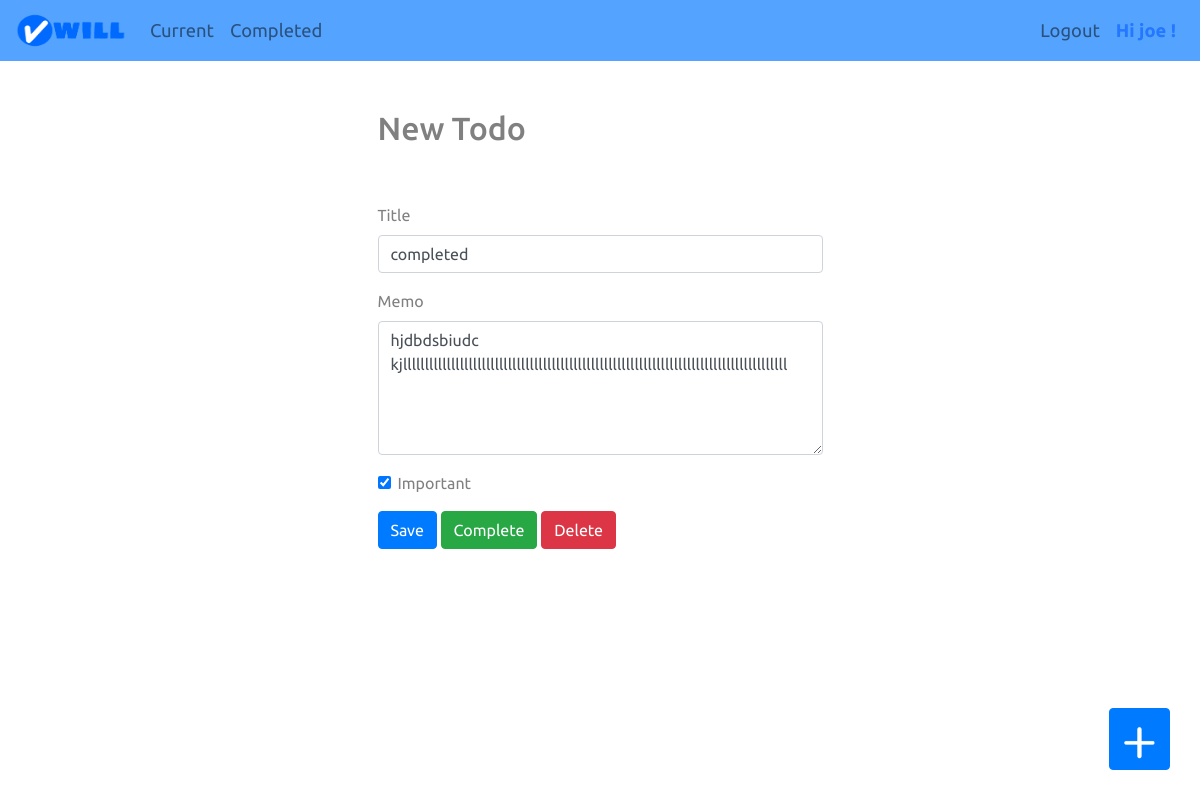
Page /todo/22 (signed in) on the committed database.
### todo/models.py (models this page shows, shortened)
class Todo(models.Model):
    title = models.CharField(max_length=100)
    memo = models.TextField(blank=True)
    created = models.DateTimeField(auto_now_add=True)
    datecompleted = models.DateTimeField(null=True, blank=True)
    important = models.BooleanField(default=False)
    user = models.ForeignKey(User, on_delete=models.CASCADE)

### todo/views.py (the view, shortened to what this page needs)
# urls.py: path('todo/<int:todo_pk>', views.viewtodo, name='viewtodo'),
@login_required
def viewtodo(request, todo_pk):
    todo = get_object_or_404(Todo, pk=todo_pk, user=request.user)
    if request.method == 'GET':
        form = TodoForm(instance=todo)
        return render(request, 'todo/viewtodo.html', {'todo':todo, 'form':form})

### todo/forms.py
class TodoForm(ModelForm):
    class Meta:
        model = Todo
        fields = ['title', 'memo', 'important']

### todo/templates/todo/viewtodo.html (shortened to what this page needs)
{% extends "todo/base.html" %}
{% block content %}
    <div class="row justify-content-center mt-5">
        <div class="col-md-5">
            <h2>New Todo</h2>
        </div>
    </div>
    <div class="row justify-content-center mt-5">
        <div class="col-md-5">
            <form method="POST">
                <div class="form-group">
                    <label for="title">Title</label>
                    <input type="text" name="title" class="form-control" id="title" value="{{ todo.title }}" required>
                </div>
                <div class="form-group">
                    <label for="memo">Memo</label>
                    <textarea name="memo" rows="5" class="form-control" id="memo" >{{ todo.memo }}</textarea>
                </div>
                <div class="form-group form-check">
                    <input type="checkbox" name="important" class="form-check-input" id="important" {% if todo.important %}checked{% endif %}>
                    <label class="form-check-label" for="important">Important</label>
                </div>
                <button type="submit" class="btn btn-primary">Save</button>
                <button type="button" class="btn btn-success" onclick="$('#complete').click()">Complete</button>
                <button type="button" class="btn btn-danger" onclick="$('#delete').click()">Delete</button>
            </form>
        </div>
    </div>
{% endblock %}

### todo/templates/todo/base.html (shortened to what this page needs)
{% load static %}
<!doctype html>
<html lang="en">
<head>
    <link rel="stylesheet" href="https://stackpath.bootstrapcdn.com/bootstrap/4.4.1/css/bootstrap.min.css">
</head>
<body>
<nav class="navbar navbar-expand-md navbar-light" style="background: #54a4ff; isolation:isolate;">
    <a class="navbar-brand" href="{% url 'home' %}">
         <img src="{% static 'todo/brand.png' %}" width="110" height="35" class="d-inline-block align-top">
    </a>
    <div class="collapse navbar-collapse" id="navbarNav">
    {% if user.is_authenticated %}
        <ul class="navbar-nav mr-auto">
                <li class="nav-item {{ current }}">
                    <a class="nav-link" href="{% url 'currenttodos' %}">Current</a>
                </li>
                <li class="nav-item {{ completed }}">
                    <a class="nav-link" href="{% url 'completedtodos' %}">Completed</a>
                </li>
        </ul>
    {% endif %}
    <ul class="navbar-nav ml-auto">
            {% if user.is_authenticated %}
                <li class="nav-item">
                    <a href="#" onclick="$('#signOutBtn').click()" class="nav-link">Logout</a>
                </li>
                <div class="flex" style="text-align: center;">
                  <b class="nav-item nav-link" style="color:#2477ff;">Hi {{ request.user }} !</b>
                </div>
            {% endif %}
        </ul>
    </div>
</nav>
<div class="container">
{% block content %}{% endblock %}
</div>
{% if user.is_authenticated %}
  <a type="button" class="fixed btn btn-primary" href="{% url 'createtodo' %}"><img src="{% static 'todo/plus.png' %}" height="35px" width="35px" alt="+"></a>
{% endif %}
</body>
</html>

### todo/templates/todo/base.html (style rules this page uses)
.nav-link { font-size: 1.15rem; }
body { font-family: 'Ubuntu', sans-serif; }
.fixed { position: fixed; bottom: 30px; right: 30px; z-index: 10; font-size: 2rem; }
h1,h2,label,p { color: #808080; }
.form-control { background-color: #ffffff00; }

### rows in the picture
Todo: title "completed", memo "hjdbdsbiudc kjllllllllllllllllllllllllllllllllllllllllllllllllllllllllllllllllllllllllllllllllllllllll", important "☑"

### other values in the picture
{{ request.user }} "joe"
